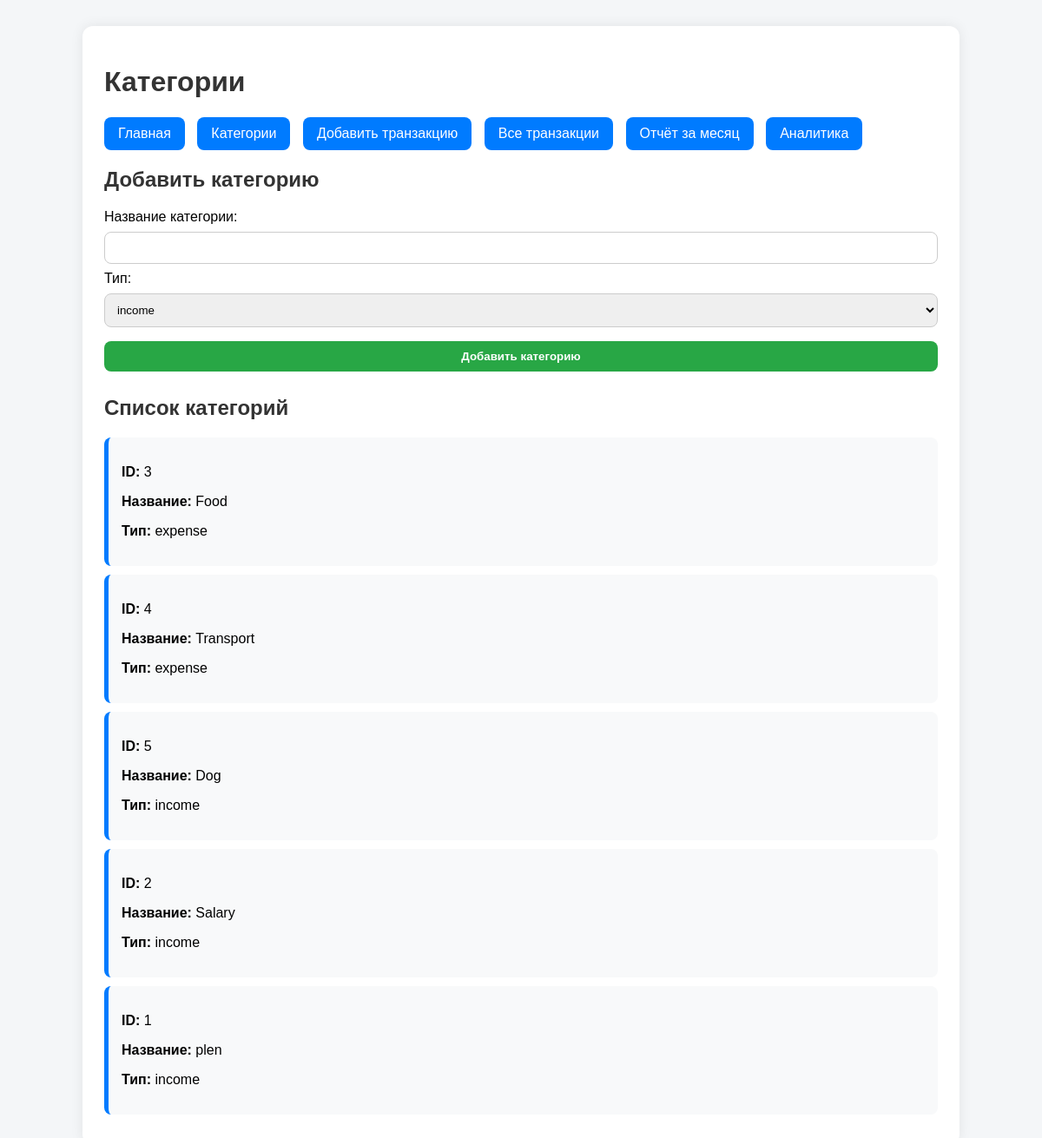
The page /categories on the database its author committed.
### tables this page shows
CREATE TABLE categories (
            id INTEGER PRIMARY KEY AUTOINCREMENT,
            name TEXT NOT NULL UNIQUE,
            type TEXT NOT NULL CHECK(type IN ('income', 'expense'))
        );

### app.py (the view)
@app.route("/categories")
def categories():
    conn = get_connection()
    cursor = conn.cursor()
    cursor.execute("SELECT id, name, type FROM categories ORDER BY type, name")
    categories_list = cursor.fetchall()
    conn.close()
    return render_template("add_category.html", categories=categories_list)

### database.py (called while the page is built)
def get_connection():
    return sqlite3.connect(DB_NAME)

### templates/add_category.html (shortened to what this page needs)
<!DOCTYPE html>
<html lang="ru">
<head>
    <link rel="stylesheet" href="{{ url_for('static', filename='style.css') }}">
</head>
<body>
    <div class="container">
        <h1>Категории</h1>
        <nav>
            <a href="/">Главная</a>
            <a href="/categories">Категории</a>
            <a href="/add_transaction">Добавить транзакцию</a>
            <a href="/transactions">Все транзакции</a>
            <a href="/monthly_report">Отчёт за месяц</a>
            <a href="/analytics">Аналитика</a>
        </nav>
        <h2>Добавить категорию</h2>
        <form action="/add_category" method="post">
            <label>Название категории:</label>
            <input type="text" name="name" required>
            <label>Тип:</label>
            <select name="type" required>
                <option value="income">income</option>
            </select>
            <button type="submit">Добавить категорию</button>
        </form>
        <h2>Список категорий</h2>
        {% if categories %}
            {% for category in categories %}
                <div class="card">
                    <p><strong>ID:</strong> {{ category[0] }}</p>
                    <p><strong>Название:</strong> {{ category[1] }}</p>
                    <p><strong>Тип:</strong> {{ category[2] }}</p>
                </div>
            {% endfor %}
        {% else %}
            <p>Категорий пока нет.</p>
        {% endif %}
    </div>
</body>
</html>

### static/style.css (style rules this page uses)
body { font-family: Arial, sans-serif; background-color: #f4f6f8; margin: 0; padding: 0; }
.container { width: 80%; max-width: 1000px; margin: 30px auto; background: white; padding: 25px; border-radius: 12px; box-shadow: 0 0 15px rgba(0, 0, 0, 0.08); }
h1, h2 { color: #333; }
nav { margin-bottom: 20px; }
nav a { text-decoration: none; color: white; background: #007bff; padding: 10px 16px; border-radius: 8px; margin-right: 10px; display: inline-block; }
.card { background: #f8f9fa; padding: 15px; margin: 10px 0; border-left: 5px solid #007bff; border-radius: 8px; }
form { margin-top: 20px; }
input, select, button { padding: 10px; margin: 8px 0; width: 100%; box-sizing: border-box; border: 1px solid #ccc; border-radius: 8px; }
button { background: #28a745; color: white; font-weight: bold; border: none; cursor: pointer; }

### rows shown on the page
categories: id "3", name "Food", type "expense"
categories: id "4", name "Transport", type "expense"
categories: id "5", name "Dog", type "income"
categories: id "2", name "Salary", type "income"
categories: id "1", name "plen", type "income"
